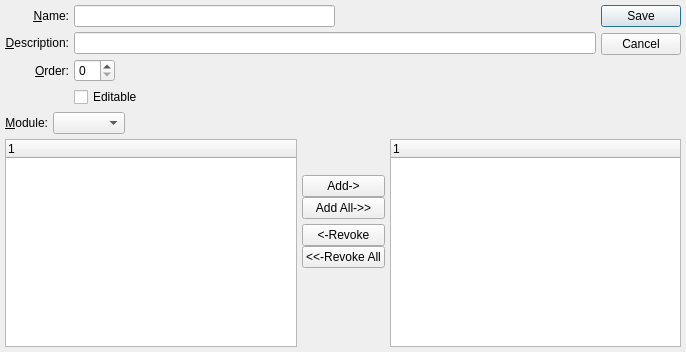
<?xml version="1.0" encoding="UTF-8"?>
<ui version="4.0">
 <comment>This file is part of the xTuple ERP: PostBooks Edition, a free and
open source Enterprise Resource Planning software suite,
Copyright (c) 1999-2018 by OpenMFG LLC, d/b/a xTuple.
It is licensed to you under the Common Public Attribution License
version 1.0, the full text of which (including xTuple-specific Exhibits)
is available at www.xtuple.com/CPAL.  By using this software, you agree
to be bound by its terms.</comment>
 <class>commentType</class>
 <widget class="QDialog" name="commentType">
  <property name="geometry">
   <rect>
    <x>0</x>
    <y>0</y>
    <width>686</width>
    <height>352</height>
   </rect>
  </property>
  <property name="windowTitle">
   <string>Comment Type</string>
  </property>
  <layout class="QGridLayout" name="gridLayout_3">
   <item row="0" column="0">
    <layout class="QGridLayout" name="gridLayout">
     <item row="0" column="0">
      <widget class="QLabel" name="_nameLit">
       <property name="text">
        <string>&amp;Name:</string>
       </property>
       <property name="alignment">
        <set>Qt::AlignRight|Qt::AlignTrailing|Qt::AlignVCenter</set>
       </property>
       <property name="buddy">
        <cstring>_name</cstring>
       </property>
      </widget>
     </item>
     <item row="0" column="1">
      <layout class="QHBoxLayout">
       <property name="spacing">
        <number>0</number>
       </property>
       <item>
        <widget class="XLineEdit" name="_name"/>
       </item>
       <item>
        <spacer name="Spacer29">
         <property name="orientation">
          <enum>Qt::Horizontal</enum>
         </property>
         <property name="sizeType">
          <enum>QSizePolicy::Expanding</enum>
         </property>
         <property name="sizeHint" stdset="0">
          <size>
           <width>20</width>
           <height>20</height>
          </size>
         </property>
        </spacer>
       </item>
      </layout>
     </item>
     <item row="1" column="0">
      <widget class="QLabel" name="_descriptionLit">
       <property name="text">
        <string>&amp;Description:</string>
       </property>
       <property name="alignment">
        <set>Qt::AlignRight|Qt::AlignTrailing|Qt::AlignVCenter</set>
       </property>
       <property name="buddy">
        <cstring>_description</cstring>
       </property>
      </widget>
     </item>
     <item row="1" column="1">
      <widget class="XLineEdit" name="_description"/>
     </item>
     <item row="3" column="1">
      <widget class="QCheckBox" name="_editable">
       <property name="text">
        <string>Editable</string>
       </property>
      </widget>
     </item>
     <item row="2" column="0">
      <widget class="QLabel" name="_orderLit">
       <property name="text">
        <string>&amp;Order:</string>
       </property>
       <property name="alignment">
        <set>Qt::AlignRight|Qt::AlignTrailing|Qt::AlignVCenter</set>
       </property>
       <property name="buddy">
        <cstring>_order</cstring>
       </property>
      </widget>
     </item>
     <item row="2" column="1">
      <layout class="QHBoxLayout" name="horizontalLayout">
       <item>
        <widget class="QSpinBox" name="_order"/>
       </item>
       <item>
        <spacer name="horizontalSpacer">
         <property name="orientation">
          <enum>Qt::Horizontal</enum>
         </property>
         <property name="sizeHint" stdset="0">
          <size>
           <width>40</width>
           <height>20</height>
          </size>
         </property>
        </spacer>
       </item>
      </layout>
     </item>
    </layout>
   </item>
   <item row="0" column="1">
    <widget class="QDialogButtonBox" name="_buttonBox">
     <property name="orientation">
      <enum>Qt::Vertical</enum>
     </property>
     <property name="standardButtons">
      <set>QDialogButtonBox::Cancel|QDialogButtonBox::Save</set>
     </property>
    </widget>
   </item>
   <item row="1" column="0">
    <layout class="QHBoxLayout" name="_6">
     <item>
      <widget class="QLabel" name="_moduleLit">
       <property name="text">
        <string>&amp;Module:</string>
       </property>
       <property name="alignment">
        <set>Qt::AlignRight|Qt::AlignTrailing|Qt::AlignVCenter</set>
       </property>
       <property name="buddy">
        <cstring>_module</cstring>
       </property>
      </widget>
     </item>
     <item>
      <widget class="XComboBox" name="_module"/>
     </item>
     <item>
      <spacer>
       <property name="orientation">
        <enum>Qt::Horizontal</enum>
       </property>
       <property name="sizeType">
        <enum>QSizePolicy::Expanding</enum>
       </property>
       <property name="sizeHint" stdset="0">
        <size>
         <width>20</width>
         <height>20</height>
        </size>
       </property>
      </spacer>
     </item>
    </layout>
   </item>
   <item row="2" column="0" colspan="2">
    <widget class="QFrame" name="_frame">
     <property name="sizePolicy">
      <sizepolicy hsizetype="Preferred" vsizetype="Expanding">
       <horstretch>0</horstretch>
       <verstretch>1</verstretch>
      </sizepolicy>
     </property>
     <property name="frameShape">
      <enum>QFrame::NoFrame</enum>
     </property>
     <property name="frameShadow">
      <enum>QFrame::Raised</enum>
     </property>
     <layout class="QGridLayout" name="gridLayout_2">
      <property name="margin">
       <number>0</number>
      </property>
      <item row="0" column="0">
       <layout class="QHBoxLayout" name="_2">
        <property name="spacing">
         <number>5</number>
        </property>
        <item>
         <widget class="XTreeWidget" name="_available"/>
        </item>
        <item>
         <layout class="QVBoxLayout" name="_3">
          <property name="spacing">
           <number>5</number>
          </property>
          <item>
           <layout class="QVBoxLayout" name="_4">
            <property name="spacing">
             <number>0</number>
            </property>
            <item>
             <spacer name="verticalSpacer">
              <property name="orientation">
               <enum>Qt::Vertical</enum>
              </property>
              <property name="sizeHint" stdset="0">
               <size>
                <width>20</width>
                <height>20</height>
               </size>
              </property>
             </spacer>
            </item>
            <item>
             <widget class="QPushButton" name="_add">
              <property name="text">
               <string>Add-&gt;</string>
              </property>
             </widget>
            </item>
            <item>
             <widget class="QPushButton" name="_addAll">
              <property name="text">
               <string>Add All-&gt;&gt;</string>
              </property>
             </widget>
            </item>
           </layout>
          </item>
          <item>
           <layout class="QVBoxLayout" name="_5">
            <property name="spacing">
             <number>0</number>
            </property>
            <item>
             <widget class="QPushButton" name="_revoke">
              <property name="text">
               <string>&lt;-Revoke</string>
              </property>
             </widget>
            </item>
            <item>
             <widget class="QPushButton" name="_revokeAll">
              <property name="text">
               <string>&lt;&lt;-Revoke All</string>
              </property>
             </widget>
            </item>
           </layout>
          </item>
          <item>
           <spacer>
            <property name="orientation">
             <enum>Qt::Vertical</enum>
            </property>
            <property name="sizeType">
             <enum>QSizePolicy::Expanding</enum>
            </property>
            <property name="sizeHint" stdset="0">
             <size>
              <width>20</width>
              <height>20</height>
             </size>
            </property>
           </spacer>
          </item>
         </layout>
        </item>
        <item>
         <widget class="XTreeWidget" name="_granted"/>
        </item>
       </layout>
      </item>
     </layout>
    </widget>
   </item>
  </layout>
 </widget>
 <layoutdefault spacing="5" margin="5"/>
 <customwidgets>
  <customwidget>
   <class>XComboBox</class>
   <extends>QComboBox</extends>
   <header>xcombobox.h</header>
  </customwidget>
  <customwidget>
   <class>XLineEdit</class>
   <extends>QLineEdit</extends>
   <header>xlineedit.h</header>
   <container>1</container>
  </customwidget>
  <customwidget>
   <class>XTreeWidget</class>
   <extends>QTreeWidget</extends>
   <header>xtreewidget.h</header>
   <container>1</container>
  </customwidget>
 </customwidgets>
 <tabstops>
  <tabstop>_name</tabstop>
  <tabstop>_description</tabstop>
  <tabstop>_order</tabstop>
  <tabstop>_editable</tabstop>
  <tabstop>_module</tabstop>
  <tabstop>_available</tabstop>
  <tabstop>_add</tabstop>
  <tabstop>_addAll</tabstop>
  <tabstop>_revoke</tabstop>
  <tabstop>_revokeAll</tabstop>
  <tabstop>_granted</tabstop>
  <tabstop>_buttonBox</tabstop>
 </tabstops>
 <includes>
  <include location="global">parameter.h</include>
 </includes>
 <resources/>
 <connections>
  <connection>
   <sender>_available</sender>
   <signal>valid(bool)</signal>
   <receiver>_add</receiver>
   <slot>setEnabled(bool)</slot>
   <hints>
    <hint type="sourcelabel">
     <x>27</x>
     <y>404</y>
    </hint>
    <hint type="destinationlabel">
     <x>338</x>
     <y>314</y>
    </hint>
   </hints>
  </connection>
  <connection>
   <sender>_granted</sender>
   <signal>valid(bool)</signal>
   <receiver>_revoke</receiver>
   <slot>setEnabled(bool)</slot>
   <hints>
    <hint type="sourcelabel">
     <x>576</x>
     <y>404</y>
    </hint>
    <hint type="destinationlabel">
     <x>338</x>
     <y>371</y>
    </hint>
   </hints>
  </connection>
  <connection>
   <sender>_buttonBox</sender>
   <signal>rejected()</signal>
   <receiver>commentType</receiver>
   <slot>reject()</slot>
   <hints>
    <hint type="sourcelabel">
     <x>639</x>
     <y>55</y>
    </hint>
    <hint type="destinationlabel">
     <x>342</x>
     <y>175</y>
    </hint>
   </hints>
  </connection>
 </connections>
</ui>
